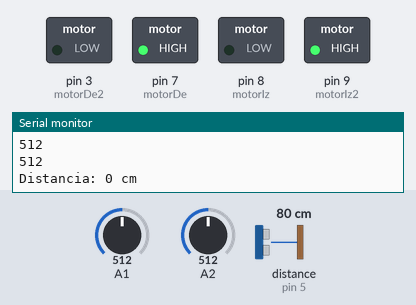
A sketch run on a simulated Arduino Uno, built with avr-gcc and run on an emulated ATmega328P. Shown: switched loads named in the sketch (green lamp = pin HIGH), the last lines printed to the serial monitor. Dashed ring = blinking. The test bench sets the inputs (shaded band); at power-on: A1 = 512, A2 = 512, distance to the obstacle (sensor on pin 5) 80 cm. The echo pulse lasts 58.3 µs per cm.

Above: at 5.2 s.
5.3 s: A1 set to 86
11.0 s: A1 set to 74
At 12.3 s:
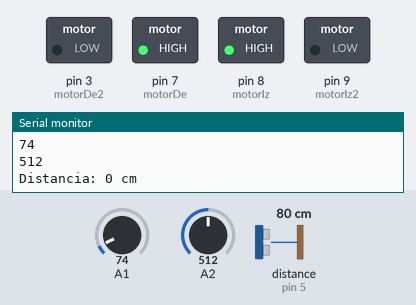
13.1 s: A1 set to 90
At 13.9 s:
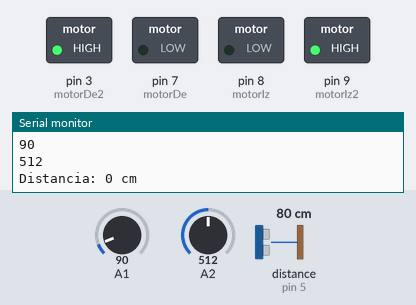
19.0 s: A1 set to 70
At 20.4 s:
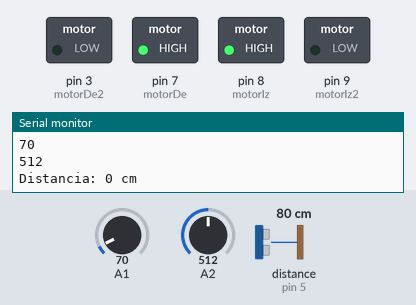
21.1 s: A2 set to 85
23.2 s: A2 set to 72
At 25.1 s:
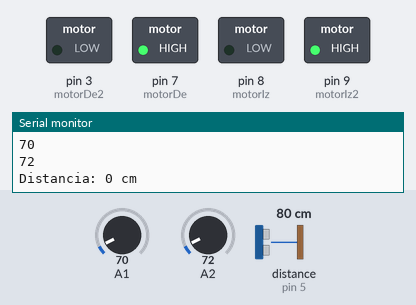
Timing chart, 0 to 26.3 s (numbered marks = the images above; inputs shaded):
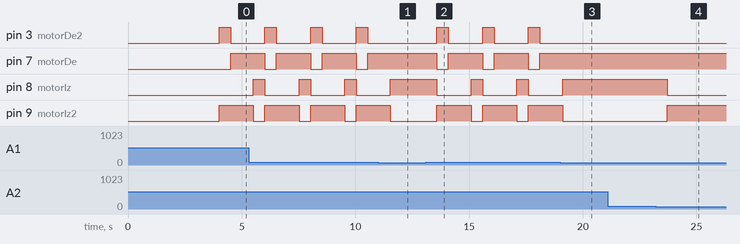

Measured:
- the behaviour switches between 80 and 79 on A1 (found by bisection; images 0 and 1)
- the behaviour switches between 80 and 79 on A2 (found by bisection; images 3 and 4)
- after the input at 11.0 s, pin 3 (motorDe2): stays LOW (without the input it goes to HIGH after 1.1 s); pin 7 (motorDe): stays HIGH (without the input it goes to LOW after 1.1 s); pin 8 (motorIz): goes on until 11.5 s, then stays HIGH; pin 9 (motorIz2): goes on until 11.5 s, then stays LOW
- after the input at 13.1 s, pin 3 (motorDe2): alternates HIGH for 0.50 s and LOW for 1.5 s, starting after 0.49 s; pin 7 (motorDe): alternates HIGH for 1.5 s and LOW for 0.50 s, starting after 0.49 s
- after the input at 19.0 s, pin 3 (motorDe2): stays LOW (without the input it goes to HIGH after 0.62 s); pin 7 (motorDe): stays HIGH (without the input it goes to LOW after 0.62 s); pin 8 (motorIz): goes on until 19.1 s, then stays HIGH; pin 9 (motorIz2): goes on until 19.1 s, then stays LOW
- after the input at 23.2 s, pin 8 (motorIz): HIGH → LOW after 0.51 s; pin 9 (motorIz2): LOW → HIGH after 0.51 s
- by itself, pin 3 (motorDe2): alternates HIGH for 0.50 s and LOW for 1.5 s
- by itself, pin 7 (motorDe): alternates HIGH for 1.5 s and LOW for 0.50 s

The sketch:

sumito.ino
```cpp
#include <NewPing.h>
int motorIz2 = 9;//motor izquierdo2
int motorIz = 8;//motor izquierdo
int motorDe = 7; //motor derecho
int motorDe2 = 3; //motor derecho2
#define TRIGGER_PIN  4  //trigger del ultrasonico
#define ECHO_PIN     5 //echo del ultrasonico
#define MAX_DISTANCE 70
NewPing sonar(TRIGGER_PIN, ECHO_PIN, MAX_DISTANCE);
long Distancia;
volatile int val1;
volatile int val2;

void setup() {
  Serial.begin(9600);
  pinMode(motorIz, OUTPUT);//Motor izquierdo
  pinMode(motorIz2, OUTPUT);//Motor izquierdo2
  pinMode(motorDe, OUTPUT);//Motor derecho0
  pinMode(motorDe2, OUTPUT);//Motor derecho2
  delay(4000);

  }

void loop() {
  val1 = analogRead(A1);
  Serial.println(val1);
  val2 = analogRead(A2);
  Serial.println(val2);
  int uS=sonar.ping_cm();;
  Serial.print("Distancia: ");
  Serial.print(sonar.ping_cm()); // Send ping, get distance in cm and print result (0 = outside set distance range)
  Serial.println(" cm");

  /*for(int i=0; i==20; i++){
    suma=suma+sonar.ping_cm();
    Serial.println(suma);
  }
  testeo=suma/20;
  Serial.println(testeo);*/
  if(uS!=0 && val1<80)
  {
  Ataque();
  }
  if(uS==0 && val1<80 && val2<80) {
  Busqueda();
  }
  if(val1>=80 && uS!=0){
    Atras();
  }
  if(val1>=80 && uS==0){
    Atras();
  }
  if(val2>=80 && uS!=0){
    Escape();
  }
  if(val2>=80 && uS==0){
    Escape();
  }
  delay(1);

}
void Ataque(){
    digitalWrite(9, LOW);
    digitalWrite(8, HIGH);
    digitalWrite(7, HIGH);
    digitalWrite(3, LOW);
}
void Busqueda()
{
  digitalWrite(9, HIGH);
  digitalWrite(8, LOW);
  digitalWrite(7, HIGH);
  digitalWrite(3, LOW);
}
void Atras()
{
  digitalWrite(9, HIGH);
  digitalWrite(8, LOW);
  digitalWrite(7, LOW);
  digitalWrite(3, HIGH);
  delay(500);
  digitalWrite(9, HIGH);
  digitalWrite(8, LOW);
  digitalWrite(7, HIGH);
  digitalWrite(3, LOW);
  delay(1000);
}
void Escape()
{
  digitalWrite(9, LOW);
  digitalWrite(8, HIGH);
  digitalWrite(7, HIGH);
  digitalWrite(3, LOW);
  delay(500);
}
```
